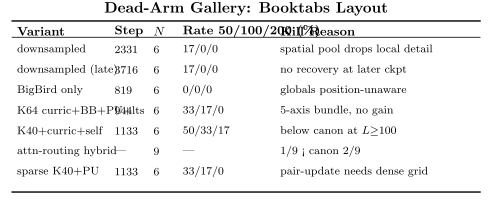

This chart was generated by the following Python code:
# P19_v2: booktabs-styled dead-arm table — using matplotlib but mimicking LaTeX booktabs
# (no vertical lines, top/mid/bottom rules only).
# Visualizes: E034 / E053 / E055 / E056 / E058 / E063 / E077
# DATA: inline from experiments.md entries
import sys
from pathlib import Path
sys.path.insert(0, str(Path(__file__).parent.parent))
from plot_utils import figsize
import matplotlib.pyplot as plt

rows = [
    ("downsampled",               "2331", "6", "17/0/0",   "spatial pool drops local detail"),
    ("downsampled (late)",        "3716", "6", "17/0/0",   "no recovery at later ckpt"),
    ("BigBird only",              "819",  "6", "0/0/0",    "globals position-unaware"),
    ("K64 curric+BB+PU+lts",      "944",  "6", "33/17/0",  "5-axis bundle, no gain"),
    ("K40+curric+self",           "1133", "6", "50/33/17", "below canon at $L{\\geq}100$"),
    ("attn-routing hybrid",       "—",    "9", "—",        "1/9 < canon 2/9"),
    ("sparse K40+PU",             "1133", "6", "33/17/0",  "pair-update needs dense grid"),
]

col_labels = ["Variant", "Step", "$N$", "Rate 50/100/200 (\\%)", "Kill Reason"]
col_widths = [0.20, 0.08, 0.06, 0.20, 0.42]

fig, ax = plt.subplots(figsize=figsize(1.0, ratio=0.42))
ax.set_xlim(0, 1); ax.set_ylim(0, 1)
ax.axis("off")

# Top rule
ax.axhline(0.92, xmin=0.02, xmax=0.98, color="black", lw=1.0)
# Mid rule
ax.axhline(0.84, xmin=0.02, xmax=0.98, color="black", lw=0.6)
# Bottom rule
ax.axhline(0.08, xmin=0.02, xmax=0.98, color="black", lw=1.0)

# Header text
x = 0.03
for label, w in zip(col_labels, col_widths):
    ax.text(x, 0.87, label, fontsize=9, weight="bold", va="center")
    x += w

# Row text
y = 0.78
row_step = 0.10
for row in rows:
    x = 0.03
    for cell, w in zip(row, col_widths):
        ax.text(x, y, cell, fontsize=8.5, va="center")
        x += w
    y -= row_step

ax.text(0.5, 0.98, r"\textbf{Dead-Arm Gallery: Booktabs Layout}",
        ha="center", va="center", fontsize=11)

fig.savefig(Path(__file__).with_suffix(".pdf"))
